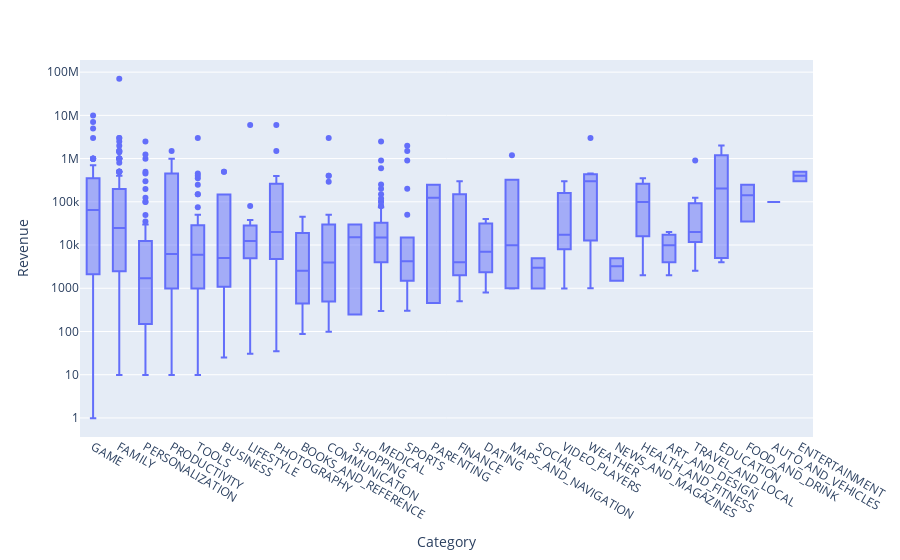

The cell this chart's notebook holds for it:
### Markdown cell above
# Plotly Box Plots: Revenue by App Category

**Challenge**: See if you can generate the chart below: 

<img src=https://imgur.com/v4CiNqX.png>

Looking at the hover text, how much does the median app earn in the Tools category? If developing an Android app costs $30,000 or thereabouts, does the average photography app recoup its development costs?

Hint: I've used 'min ascending' to sort the categories.

### Code cell
paid = df_apps[df_apps["Type"] == "Paid"]

fig = px.box(paid, x="Category", y="Revenue")
fig.update_layout(yaxis={"type": "log"}, xaxis={'categoryorder':'min ascending'})
fig.show()

### Figure 1 — Plotly figure (JSON) as saved in the notebook; plotly's stock layout.template omitted (floating-point values rounded to 4 significant figures; data arrays with more than 128 entries replaced by an {"elided": "..."} marker saying what was removed)
{"data": [{"alignmentgroup": "True", "hovertemplate": "Category=%{x}<br>Revenue=%{y}<extra></extra>", "legendgroup": "", "marker": {"color": "#636efa"}, "name": "", "notched": false, "offsetgroup": "", "orientation": "v", "showlegend": false, "type": "box", "x": {"elided": "589 str values"}, "x0": " ", "xaxis": "x", "y": {"elided": "589 float values"}, "y0": " ", "yaxis": "y"}], "layout": {"boxmode": "group", "legend": {"tracegroupgap": 0}, "margin": {"t": 60}, "xaxis": {"anchor": "y", "categoryorder": "min ascending", "domain": [0, 1], "title": {"text": "Category"}}, "yaxis": {"anchor": "x", "domain": [0, 1], "title": {"text": "Revenue"}, "type": "log"}}}
